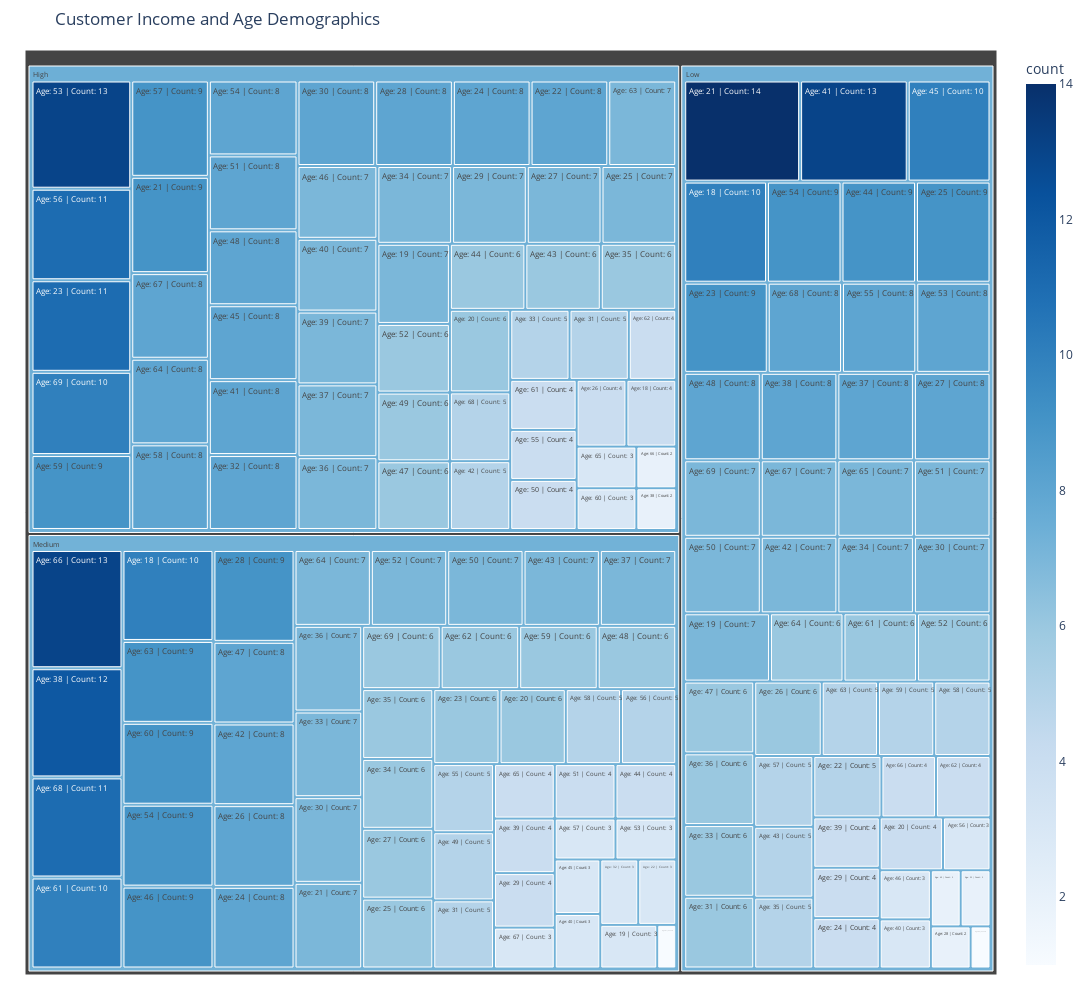

Here is the notebook cell this chart was saved with:
### Code cell
fig = px.treemap(   
    df, 
    path=['IncomeLevel', 'Age'],
    title='Customer Income and Age Demographics',
    values='count',
    labels={'IncomeLevel': 'Income Level', 'Age': 'Age', 'count': 'Count'},
    color='count',
    color_continuous_scale='Blues',
)


df['custom_text'] = 'Age: ' + df['Age'].astype(str) + ' | Count: ' + df['count'].astype(str)

fig = px.treemap(
    df,
    path=['IncomeLevel', 'Age'],
    values='count',
    color='count',
    color_continuous_scale='Blues',
    custom_data=['Age', 'count'],

)

# Set custom text on tiles using 'text'
fig.update_traces(
    text=df['custom_text'],  # Shows directly on the treemap block
    textinfo='text',         # Use 'text' instead of label/value
    textfont_size=8,
    hovertemplate='<b>Income Level:</b> %{parent}<br>' +
                    '<b>Age:</b> %{customdata[0]}<br>' +
                    '<b>Count:</b> %{customdata[1]}<extra></extra>'
)

fig.update_layout(width=1200, height=1000,title='Customer Income and Age Demographics', margin=dict(t=50, l=25, r=25, b=25))
fig.show()

### Figure 1 — Plotly figure (JSON) as saved in the notebook; plotly's stock layout.template omitted (floating-point values rounded to 4 significant figures; data arrays with more than 128 entries replaced by an {"elided": "..."} marker saying what was removed)
{"data": [{"branchvalues": "total", "customdata": {"elided": "159x2 mixed values"}, "domain": {"x": [0, 1], "y": [0, 1]}, "hovertemplate": "<b>Income Level:</b> %{parent}<br><b>Age:</b> %{customdata[0]}<br><b>Count:</b> %{customdata[1]}<extra></extra>", "ids": {"elided": "159 str values"}, "labels": {"elided": "159 str values"}, "marker": {"coloraxis": "coloraxis", "colors": {"elided": "159 float values"}}, "name": "", "parents": {"elided": "159 str values"}, "text": {"elided": "156 str values"}, "textfont": {"size": 8}, "textinfo": "text", "type": "treemap", "values": {"elided": "159 float values"}}], "layout": {"coloraxis": {"colorbar": {"title": {"text": "count"}}, "colorscale": [[0, "rgb(247,251,255)"], [0.125, "rgb(222,235,247)"], [0.25, "rgb(198,219,239)"], [0.375, "rgb(158,202,225)"], [0.5, "rgb(107,174,214)"], [0.625, "rgb(66,146,198)"], [0.75, "rgb(33,113,181)"], [0.875, "rgb(8,81,156)"], [1, "rgb(8,48,107)"]]}, "height": 1000, "legend": {"tracegroupgap": 0}, "margin": {"b": 25, "l": 25, "r": 25, "t": 50}, "title": {"text": "Customer Income and Age Demographics"}, "width": 1200}}
